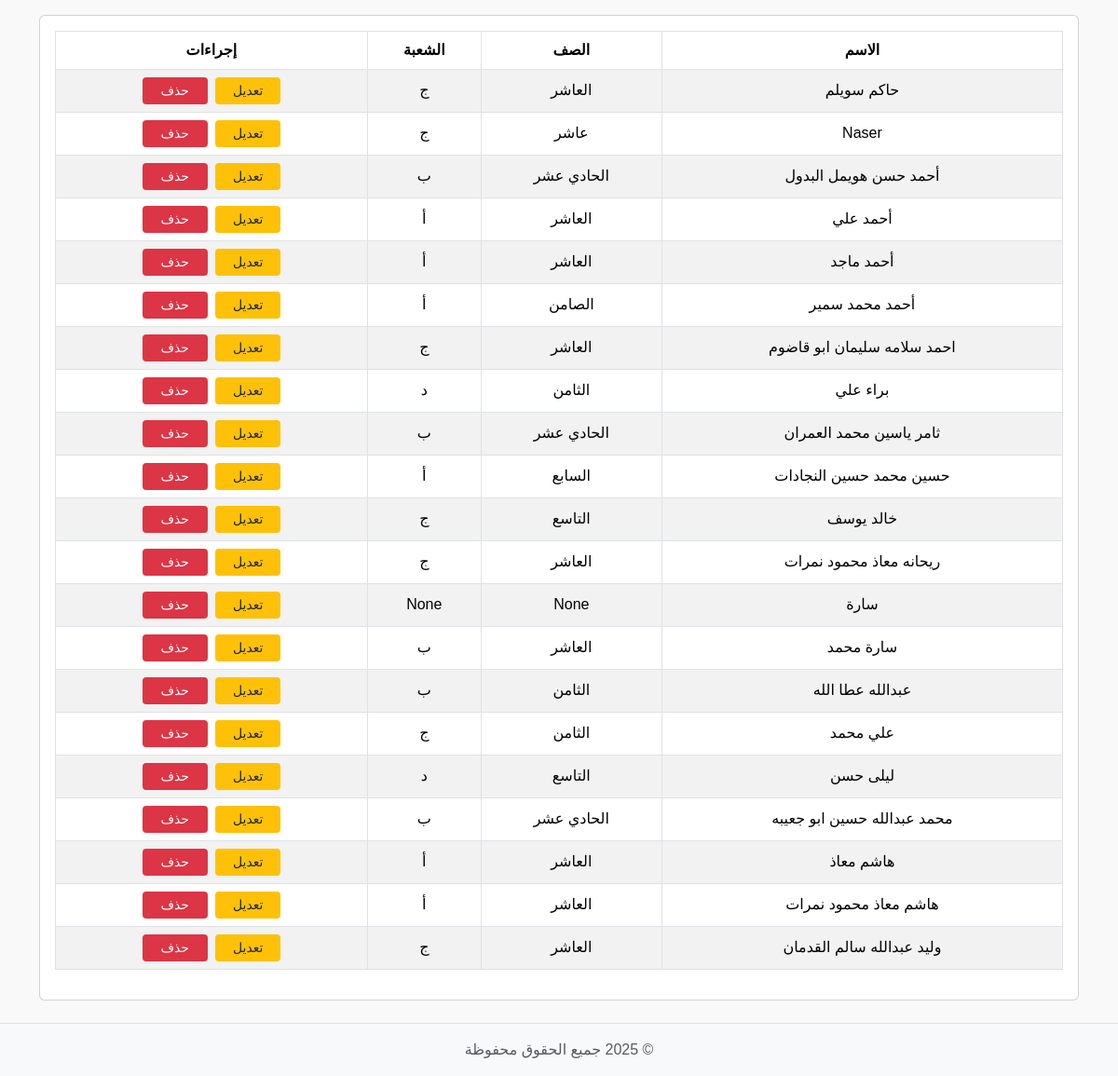
The page /students (signed in, lower part) on the database as committed earlier.
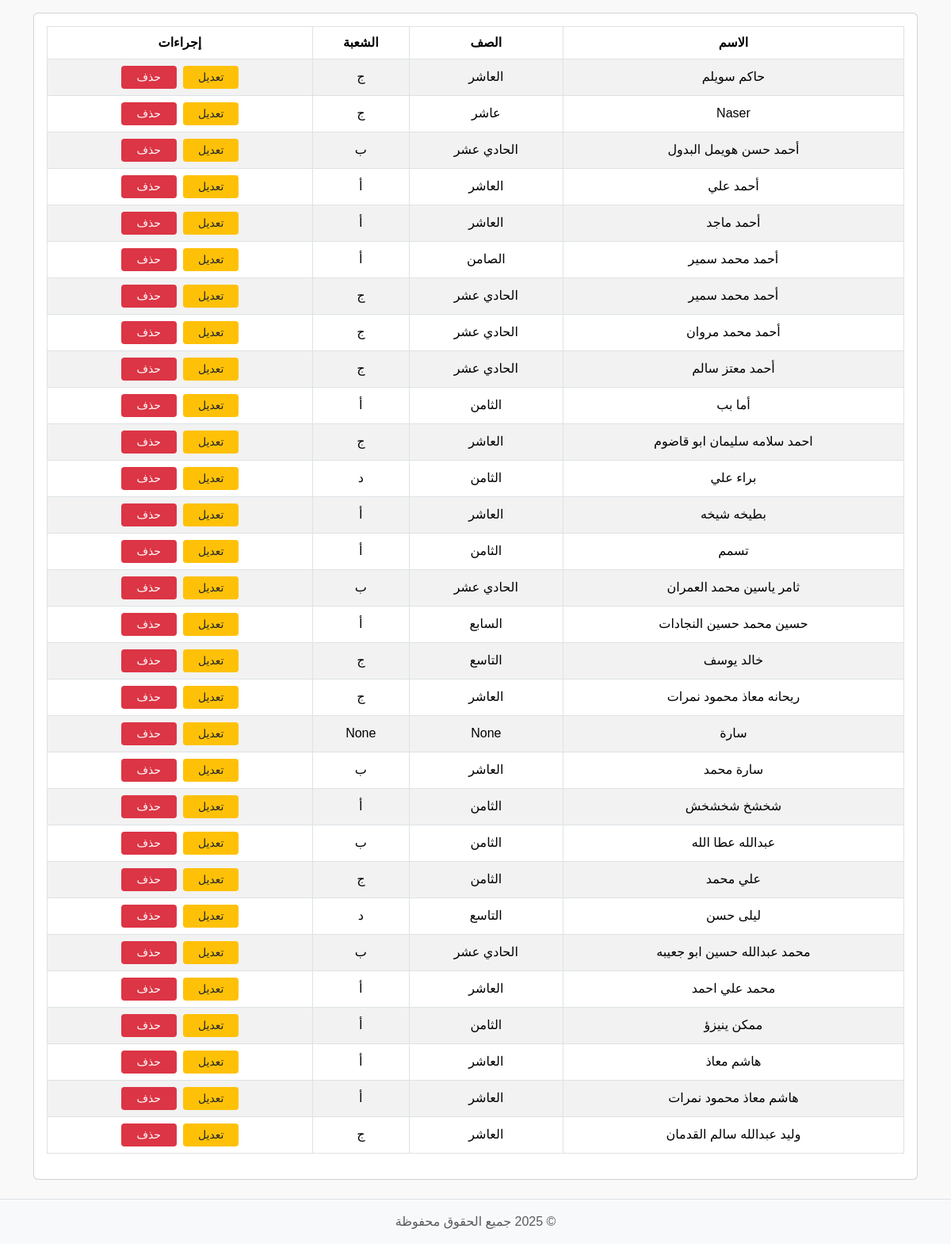
The same page on the database as committed later.
### tables this page shows
CREATE TABLE students (
    id INTEGER PRIMARY KEY AUTOINCREMENT,
    student_name TEXT NOT NULL,
    username TEXT,
    password TEXT
, class_name TEXT, section TEXT);

### app.py (the view, shortened to what this page needs)
@app.route('/students', methods=['GET', 'POST'])
@login_required
def students():
    conn = get_db_connection()
    students_list = conn.execute('SELECT * FROM students ORDER BY student_name').fetchall()
    conn.close()
    return render_template('students.html', students=students_list)

### app.py (called while the page is built)
def get_db_connection():
    conn = sqlite3.connect('attendance.db')
    conn.row_factory = sqlite3.Row
    return conn

def login_required(f):
    @wraps(f)
    def decorated_function(*args, **kwargs):
        if 'user' not in session:
            return redirect(url_for('login'))
        return f(*args, **kwargs)
    return decorated_function

### templates/students.html (shortened to what this page needs)
{% include 'partials/header.html' %}
<div class="container mt-4">
    <div class="card p-3">
        <table class="table table-bordered table-striped">
            <thead>
                <tr>
                    <th>الاسم</th>
                    <th>الصف</th>
                    <th>الشعبة</th>
                    <th>إجراءات</th>
                </tr>
            </thead>
            <tbody>
                {% for student in students %}
                <tr data-student-id="{{ student.id }}">
                    <td class="name">{{ student.student_name }}</td>
                    <td class="class">{{ student.class_name }}</td>
                    <td class="section">{{ student.section }}</td>
                    <td>
                        <button class="btn btn-sm btn-warning editBtn">تعديل</button>
                        <button class="btn btn-sm btn-danger deleteBtn">حذف</button>
                    </td>
                </tr>
                {% endfor %}
            </tbody>
        </table>
    </div>
</div>
{% include 'partials/footer.html' %}

Rows that differ between the two databases and show on the page:
added students: student_name "أحمد محمد سمير", class_name "الحادي عشر", section "ج"
added students: student_name "أحمد محمد مروان", class_name "الحادي عشر", section "ج"
added students: student_name "أحمد معتز سالم", class_name "الحادي عشر", section "ج"
added students: student_name "أما بب", class_name "الثامن", section "أ"
added students: student_name "بطيخه شيخه", class_name "العاشر", section "أ"
added students: student_name "تسمم", class_name "الثامن", section "أ"
added students: student_name "شخشخ شخشخش", class_name "الثامن", section "أ"
added students: student_name "محمد علي احمد", class_name "العاشر", section "أ"
added students: student_name "ممكن ينيزؤ", class_name "الثامن", section "أ"
